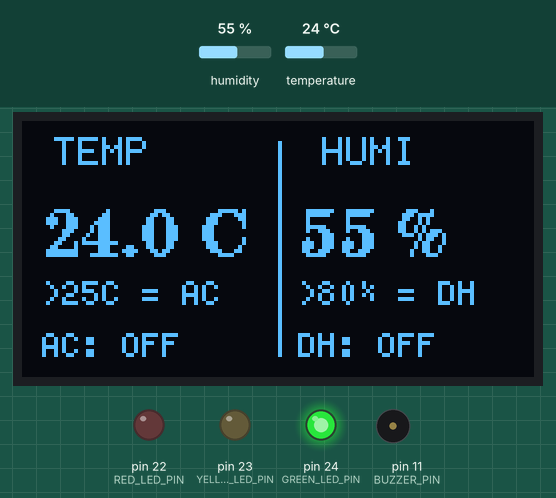
A sketch run on a simulated Arduino Mega 2560, built with avr-gcc and run on an emulated ATmega2560. Parts: 128×64 one-colour display, output pins drawn as LEDs (lit = HIGH), buzzer (waves = sounding). The inputs (shaded band) are chosen by the test bench; at power-on: humidity 55 %, temperature 24 °C.

Above: at 3.2 s.
3.3 s: humidity set to 79 %
At 6.9 s:
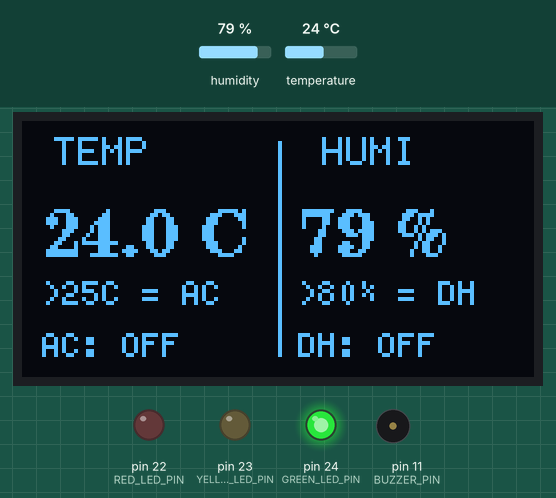
8.1 s: humidity set to 82 %
At 11.4 s:
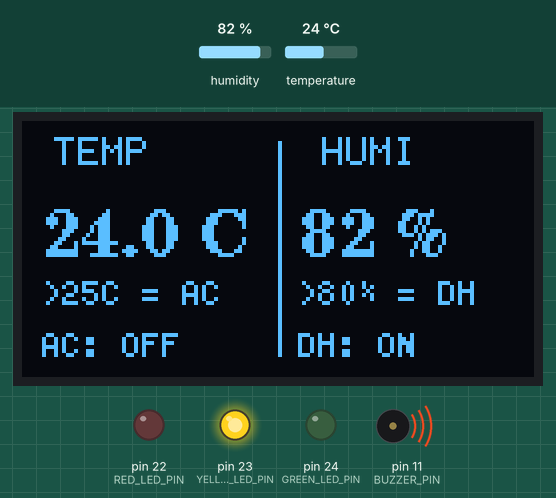
12.9 s: temperature set to 27 °C
At 14.8 s:
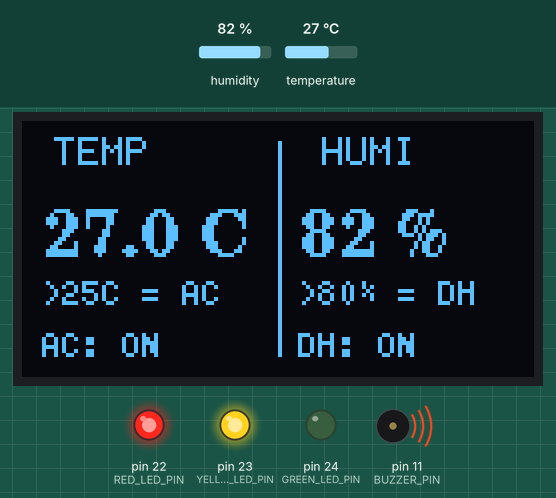
17.7 s: humidity set to 22 %
At 19.3 s:
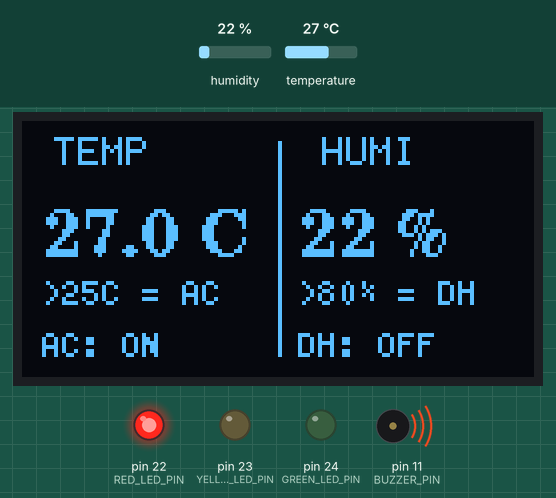
22.5 s: temperature set to 12 °C
At 27.2 s:
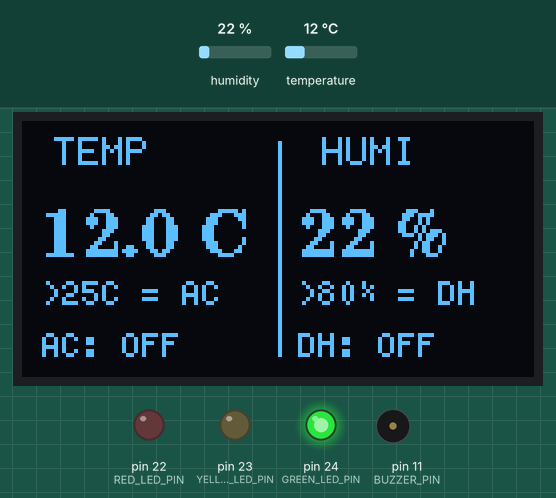
27.6 s: temperature set to 28 °C
At 31.6 s:
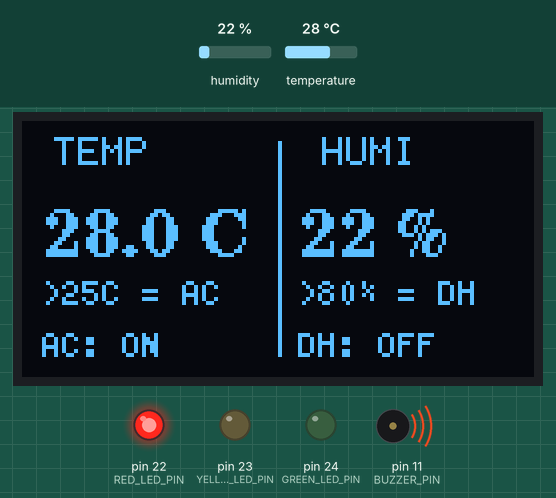
Timing chart, 0 to 33.4 s (numbered marks = the images above; inputs shaded):
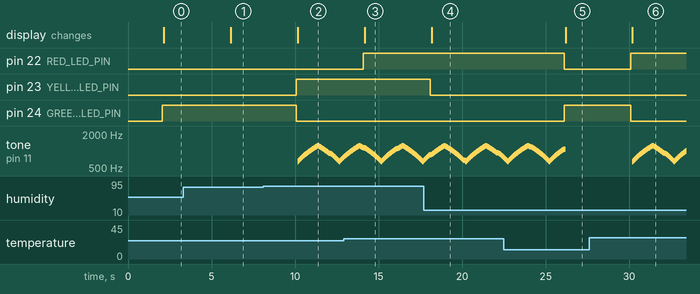

The sketch:

09_oled_dht_led_beep.ino
```cpp
/*
  HUB-8735 Ultra + DHT11 + SSD1306 OLED + status LEDs + passive buzzer

  DHT11 DATA -> IO20
  Green LED  -> IO24 (normal)
  Yellow LED -> IO23 (humidity > 80%, dehumidifier simulation)
  Red LED    -> IO22 (temperature > 25 C, air-conditioner simulation)
  Buzzer     -> IO11 (PWM; fire-siren alarm)
  OLED       -> SSD1306 128x64, I2C address 0x3C, U8g2 hardware I2C

  U8g2 initializes the OLED's hardware I2C; do not call Wire.begin().
*/

#include "DHT.h"
#include "U8g2lib.h"

const uint8_t DHT_PIN = 20;
const uint8_t GREEN_LED_PIN = 24;
const uint8_t YELLOW_LED_PIN = 23;
const uint8_t RED_LED_PIN = 22;
const uint8_t BUZZER_PIN = 11;

const unsigned long SENSOR_INTERVAL_MS = 2000UL;
const unsigned long SIREN_STEP_INTERVAL_MS = 15UL;
const int SIREN_LOW_HZ = 650;
const int SIREN_HIGH_HZ = 1250;
const int SIREN_STEP_HZ = 10;

#define DHT_TYPE DHT11
DHT dht(DHT_PIN, DHT_TYPE);

U8G2_SSD1306_128X64_NONAME_F_HW_I2C u8g2(
  U8G2_R0,
  /* reset = */ U8X8_PIN_NONE
);

unsigned long lastSensorReadMs = 0;
unsigned long lastSirenStepMs = 0;
bool alarmActive = false;
bool sirenStarted = false;
int sirenFrequency = SIREN_LOW_HZ;
int sirenDirection = 1;

void setStatusLeds(bool humidityAbnormal, bool temperatureAbnormal) {
  bool allNormal = !humidityAbnormal && !temperatureAbnormal;
  digitalWrite(GREEN_LED_PIN, allNormal ? HIGH : LOW);
  digitalWrite(YELLOW_LED_PIN, humidityAbnormal ? HIGH : LOW);
  digitalWrite(RED_LED_PIN, temperatureAbnormal ? HIGH : LOW);
}

void stopSiren() {
  alarmActive = false;
  if (sirenStarted) {
    noTone(BUZZER_PIN);
    sirenStarted = false;
  }
  sirenFrequency = SIREN_LOW_HZ;
  sirenDirection = 1;
}

void updateSiren() {
  if (!alarmActive) return;

  unsigned long now = millis();
  if (!sirenStarted) {
    tone(BUZZER_PIN, sirenFrequency);
    sirenStarted = true;
    lastSirenStepMs = millis();
    return;
  }

  if ((unsigned long)(now - lastSirenStepMs) >= SIREN_STEP_INTERVAL_MS) {
    sirenFrequency += sirenDirection * SIREN_STEP_HZ;
    if (sirenFrequency >= SIREN_HIGH_HZ) {
      sirenFrequency = SIREN_HIGH_HZ;
      sirenDirection = -1;
    } else if (sirenFrequency <= SIREN_LOW_HZ) {
      sirenFrequency = SIREN_LOW_HZ;
      sirenDirection = 1;
    }

    tone(BUZZER_PIN, sirenFrequency);
    lastSirenStepMs = millis();
  }
}

void drawReadError() {
  digitalWrite(GREEN_LED_PIN, LOW);
  digitalWrite(YELLOW_LED_PIN, LOW);
  digitalWrite(RED_LED_PIN, LOW);

  u8g2.clearBuffer();
  u8g2.setFont(u8g2_font_6x10_tf);
  u8g2.drawStr(15, 25, "DHT11 READ ERROR");
  u8g2.drawStr(15, 43, "Check sensor/wire");
  u8g2.sendBuffer();
}

void drawReadings(float temperature, float humidity,
                  bool humidityAbnormal, bool temperatureAbnormal) {
  u8g2.clearBuffer();
  u8g2.drawVLine(64, 5, 54);

  // Left panel: temperature and simulated air-conditioner state.
  u8g2.setFont(u8g2_font_6x10_tf);
  u8g2.drawStr(8, 11, "TEMP");
  u8g2.setFont(u8g2_font_ncenB12_tr);
  u8g2.setCursor(5, 34);
  u8g2.print(temperature, 1);
  u8g2.print(" C");
  u8g2.setFont(u8g2_font_5x8_tf);
  u8g2.drawStr(5, 46, ">25C = AC");
  u8g2.drawStr(5, 59, temperatureAbnormal ? "AC: ON" : "AC: OFF");

  // Right panel: humidity and simulated dehumidifier state.
  u8g2.setFont(u8g2_font_6x10_tf);
  u8g2.drawStr(75, 11, "HUMI");
  u8g2.setFont(u8g2_font_ncenB12_tr);
  u8g2.setCursor(69, 34);
  u8g2.print(humidity, 0);
  u8g2.print(" %");
  u8g2.setFont(u8g2_font_5x8_tf);
  u8g2.drawStr(69, 46, ">80% = DH");
  u8g2.drawStr(69, 59, humidityAbnormal ? "DH: ON" : "DH: OFF");

  u8g2.sendBuffer();
}

void setup() {
  pinMode(GREEN_LED_PIN, OUTPUT);
  pinMode(YELLOW_LED_PIN, OUTPUT);
  pinMode(RED_LED_PIN, OUTPUT);
  digitalWrite(GREEN_LED_PIN, LOW);
  digitalWrite(YELLOW_LED_PIN, LOW);
  digitalWrite(RED_LED_PIN, LOW);

  dht.begin();
  u8g2.setI2CAddress(0x3C * 2);
  u8g2.begin();

  // Give the DHT11 time to stabilize before its first reading.
  delay(SENSOR_INTERVAL_MS);
  lastSensorReadMs = millis() - SENSOR_INTERVAL_MS;
}

void loop() {
  unsigned long now = millis();
  if ((unsigned long)(now - lastSensorReadMs) >= SENSOR_INTERVAL_MS) {
    lastSensorReadMs = now;
    float temperature = dht.readTemperature();
    float humidity = dht.readHumidity();

    if (isnan(temperature) || isnan(humidity)) {
      stopSiren();
      drawReadError();
    } else {
      // Strictly greater-than thresholds: 25 C and 80% are still normal.
      bool temperatureAbnormal = temperature > 25.0f;
      bool humidityAbnormal = humidity > 80.0f;

      setStatusLeds(humidityAbnormal, temperatureAbnormal);
      drawReadings(temperature, humidity, humidityAbnormal, temperatureAbnormal);

      // Sound the siren if either reading is abnormal; silence it when both are normal.
      alarmActive = temperatureAbnormal || humidityAbnormal;
      if (!alarmActive) stopSiren();
    }
  }

  // Keep the alarm sweep updating while sensor readings remain valid and abnormal.
  updateSiren();
  delay(10);
}
```

Measured:
- the behaviour switches between 80 and 81 % on humidity (found by bisection; images 1 and 2)
- the behaviour switches between 25 and 26 °C on temperature (found by bisection; images 2 and 3)
- after the input at 3.3 s, the display: changes after 2.8 s (image 1)
- after the input at 8.1 s, pin 23 (YELLOW_LED_PIN): LOW → HIGH after 2.0 s; pin 24 (GREEN_LED_PIN): HIGH → LOW after 2.0 s
- after the input at 12.9 s, pin 22 (RED_LED_PIN): LOW → HIGH after 1.2 s; the display: changes after 1.3 s (image 3)
- after the input at 17.7 s, pin 23 (YELLOW_LED_PIN): HIGH → LOW after 0.38 s; the display: changes after 0.47 s (image 4)
- after the input at 22.5 s, pin 22 (RED_LED_PIN): HIGH → LOW after 3.6 s; pin 24 (GREEN_LED_PIN): LOW → HIGH after 3.6 s; the display: changes after 3.7 s (image 5)
- after the input at 27.6 s, pin 22 (RED_LED_PIN): LOW → HIGH after 2.5 s; pin 24 (GREEN_LED_PIN): HIGH → LOW after 2.5 s
